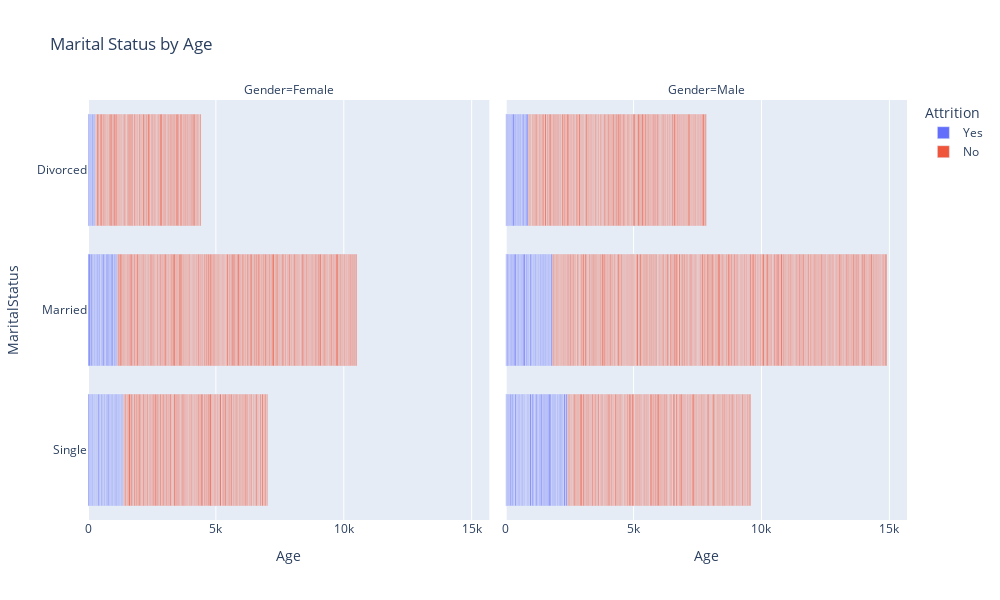

Notebook cell for this chart:
### Code cell
px.bar(df,x='Age',y='MaritalStatus',facet_col='Gender',color='Attrition',
       title='Marital Status by Age',
       width=1000,height=600)

### Figure 1 — Plotly figure (JSON) as saved in the notebook; plotly's stock layout.template omitted (floating-point values rounded to 4 significant figures; data arrays with more than 128 entries replaced by an {"elided": "..."} marker saying what was removed)
{"data": [{"alignmentgroup": "True", "hovertemplate": "Attrition=Yes<br>Gender=Female<br>Age=%{x}<br>MaritalStatus=%{y}<extra></extra>", "legendgroup": "Yes", "marker": {"color": "#636efa", "pattern": {"shape": ""}}, "name": "Yes", "offsetgroup": "Yes", "orientation": "h", "showlegend": true, "textposition": "auto", "type": "bar", "x": [41, 32, 41, 20, 56, 58, 31, 32, 19, 41, 29, 30, 30, 33, 39, 21, 33, 21, 24, 34, 29, 34, 26, 24, 45, 24, 28, 47, 29, 33, 49, 26, 35, 29, 20, 21, 22, 41, 40, 29, 30, 20, 30, 37, 52, 36, 20, 21, 33, 33, 29, 28, 43, 24, 19, 45, 21, 44, 29, 31, 58, 31, 35, 27, 29, 31, 31, 39, 31, 34, 29, 34, 31, 35, 53, 18, 48, 30, 29, 33, 22, 26, 46, 46, 28, 32, 27], "xaxis": "x", "y": ["Single", "Single", "Married", "Single", "Married", "Married", "Married", "Single", "Single", "Single", "Married", "Single", "Single", "Married", "Married", "Single", "Single", "Single", "Single", "Divorced", "Married", "Divorced", "Divorced", "Married", "Married", "Single", "Single", "Single", "Married", "Single", "Married", "Married", "Divorced", "Divorced", "Single", "Single", "Married", "Divorced", "Single", "Single", "Married", "Single", "Single", "Married", "Married", "Single", "Single", "Single", "Single", "Single", "Married", "Married", "Single", "Married", "Single", "Single", "Single", "Married", "Divorced", "Single", "Married", "Single", "Married", "Single", "Single", "Single", "Single", "Single", "Single", "Married", "Single", "Single", "Single", "Divorced", "Married", "Single", "Married", "Divorced", "Single", "Single", "Married", "Married", "Married", "Married", "Single", "Single", "Married"], "yaxis": "y"}, {"alignmentgroup": "True", "hovertemplate": "Attrition=Yes<br>Gender=Male<br>Age=%{x}<br>MaritalStatus=%{y}<extra></extra>", "legendgroup": "Yes", "marker": {"color": "#636efa", "pattern": {"shape": ""}}, "name": "Yes", "offsetgroup": "Yes", "orientation": "h", "showlegend": false, "textposition": "auto", "type": "bar", "x": {"elided": "150 int values"}, "xaxis": "x2", "y": {"elided": "150 str values"}, "yaxis": "y2"}, {"alignmentgroup": "True", "hovertemplate": "Attrition=No<br>Gender=Female<br>Age=%{x}<br>MaritalStatus=%{y}<extra></extra>", "legendgroup": "No", "marker": {"color": "#EF553B", "pattern": {"shape": ""}}, "name": "No", "offsetgroup": "No", "orientation": "h", "showlegend": true, "textposition": "auto", "type": "bar", "x": {"elided": "501 int values"}, "xaxis": "x", "y": {"elided": "501 str values"}, "yaxis": "y"}, {"alignmentgroup": "True", "hovertemplate": "Attrition=No<br>Gender=Male<br>Age=%{x}<br>MaritalStatus=%{y}<extra></extra>", "legendgroup": "No", "marker": {"color": "#EF553B", "pattern": {"shape": ""}}, "name": "No", "offsetgroup": "No", "orientation": "h", "showlegend": false, "textposition": "auto", "type": "bar", "x": {"elided": "732 int values"}, "xaxis": "x2", "y": {"elided": "732 str values"}, "yaxis": "y2"}], "layout": {"annotations": [{"font": {}, "showarrow": false, "text": "Gender=Female", "x": 0.245, "xanchor": "center", "xref": "paper", "y": 1, "yanchor": "bottom", "yref": "paper"}, {"font": {}, "showarrow": false, "text": "Gender=Male", "x": 0.755, "xanchor": "center", "xref": "paper", "y": 1, "yanchor": "bottom", "yref": "paper"}], "barmode": "relative", "height": 600, "legend": {"title": {"text": "Attrition"}, "tracegroupgap": 0}, "title": {"text": "Marital Status by Age"}, "width": 1000, "xaxis": {"anchor": "y", "domain": [0, 0.49], "title": {"text": "Age"}}, "xaxis2": {"anchor": "y2", "domain": [0.51, 1], "matches": "x", "title": {"text": "Age"}}, "yaxis": {"anchor": "x", "domain": [0, 1], "title": {"text": "MaritalStatus"}}, "yaxis2": {"anchor": "x2", "domain": [0, 1], "matches": "y", "showticklabels": false}}}
